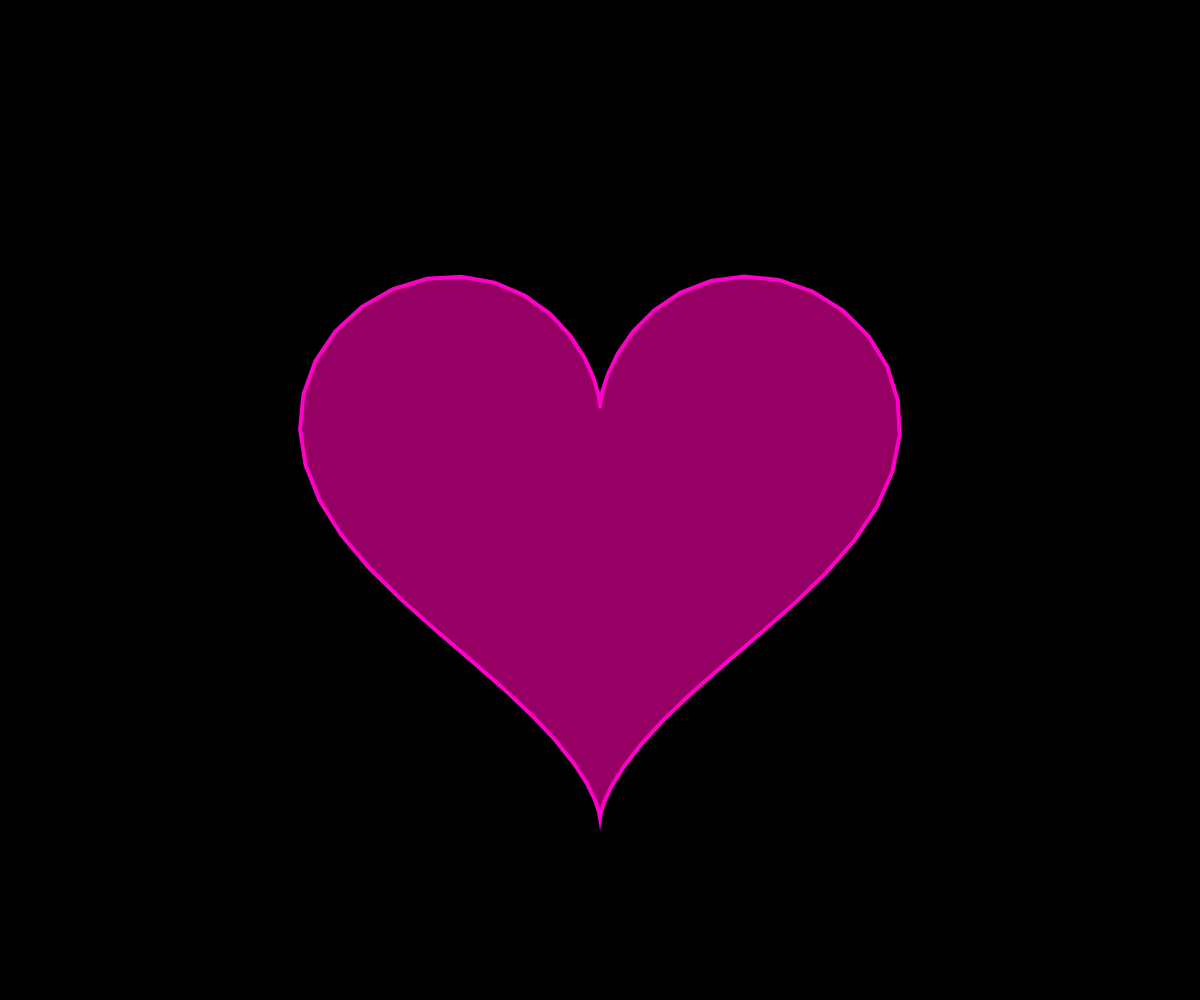
Frame 1 (no input)
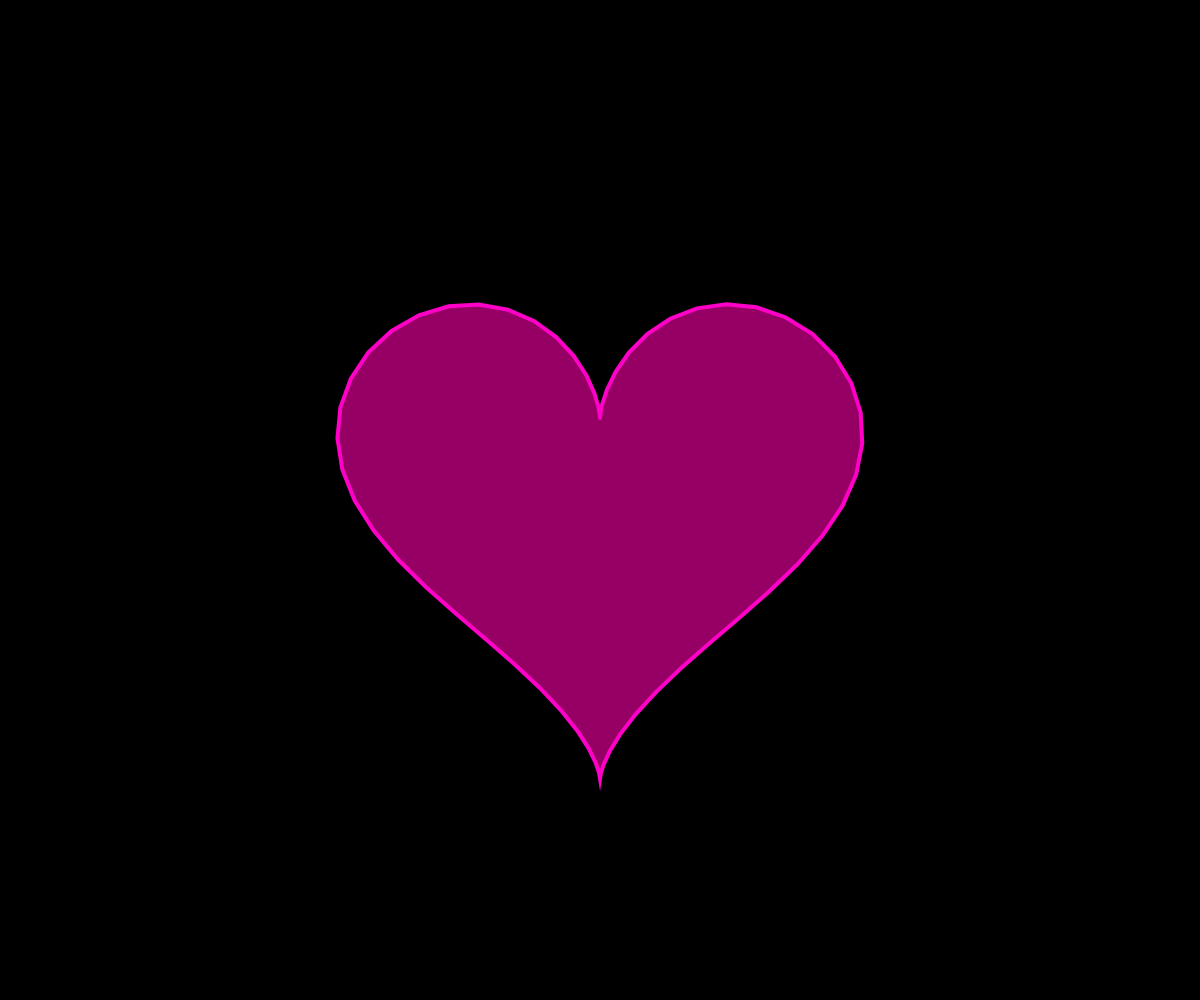
Frame 60 (no input)
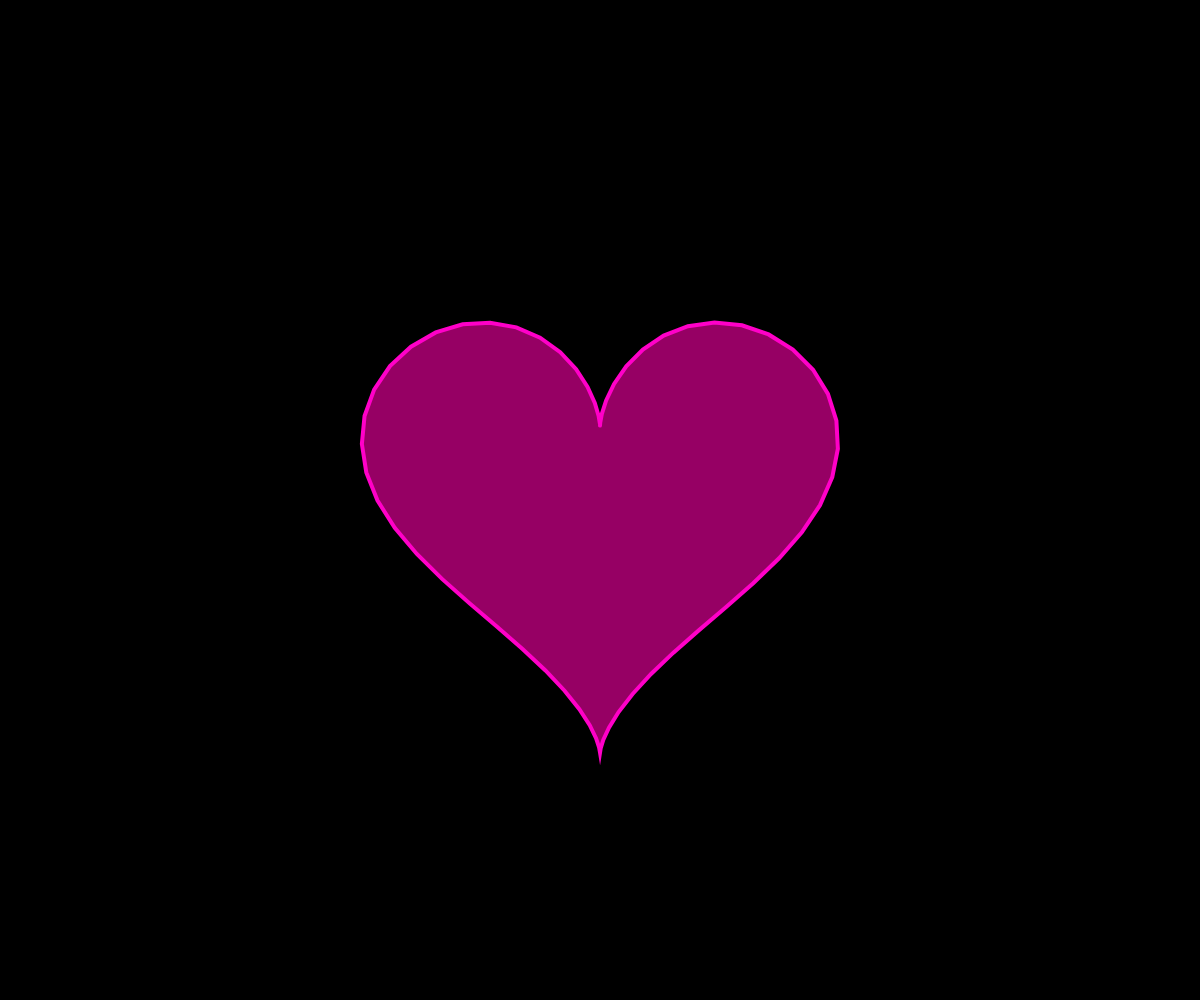
Frame 120 (the mouse pressed at the canvas centre since frame 60)

The p5.js sketch that drew these frames (run headless with seeded random() and noise() and a simulated clock; from frame 60 on, the mouse is pressed at the canvas centre):

// p5.js sketch
// ── sketch.js
let a = 0

function heart(r) {
  const res = []
  for (let a = 0; a < TWO_PI; a += 0.1) {
    const x = r * 16 * pow(sin(a), 3)
    const y = -r * (13 * cos(a) - 5 * cos(2 * a) - 2 * cos(3 * a) - cos(4 * a))
    res.push(createVector(x, y))
  }
  return res
}

function setup() {
  createCanvas(windowWidth, windowHeight)
}

function draw() {
  background(0)
  translate(width / 2, height / 2)

  stroke(255, 0, 200)
  strokeWeight(4)
  fill(150, 0, 100)

  const r = map(sin(a), -1, 1, height / 80, height / 40)
  beginShape()
  for (const v of heart(r)) {
    vertex(v.x, v.y)
  }
  endShape()

  a += 0.1
}
